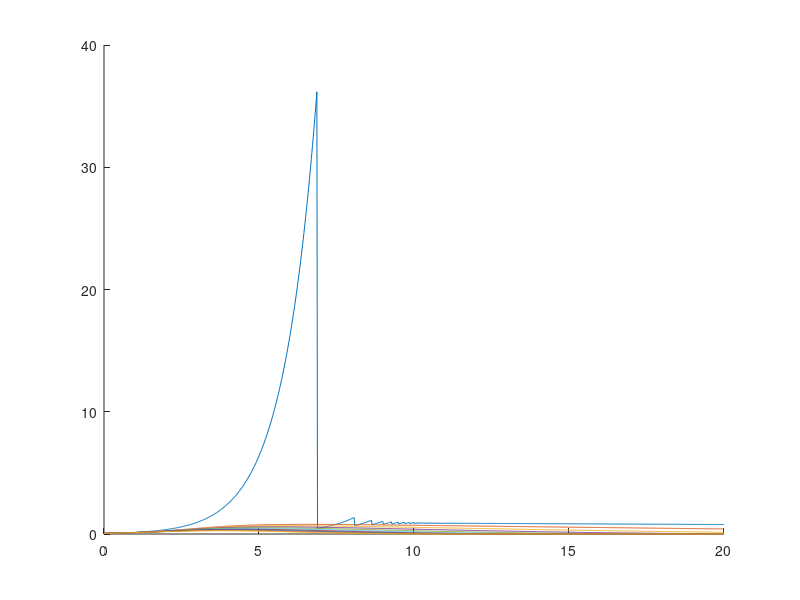

Recreate this plot in MATLAB.
global r = 1.0;
global K = 1.0;
global r_v = 0.2;
global s_0 = 0.05;

function s = s(t)
	global r; global K; global r_v; global s_0;
	s = exp(r.*t.*(K - r_v .* t ./ 2)) ./ (1 ./ s_0 + sqrt(pi .* r ./ (2 * r_v)) .* exp( 0.5 * r ./ r_v .* K.^2) .* ( erf( sqrt(0.5 * r ./ r_v) .* (r_v .* t - K)) - erf(- sqrt(0.5 * r ./ r_v) .* K)));
end

function [s, jac] = minimizee(t)
	global r; global K; global r_v; global s_0;
	s = exp(r.*t.*(K - r_v .* t ./ 2)) ./ (1 ./ s_0 + sqrt(pi .* r ./ (2 * r_v)) .* exp( 0.5 * r ./ r_v .* K.^2) .* ( erf( sqrt(0.5 * r ./ r_v) .* (r_v .* t - K)) - erf(- sqrt(0.5 * r ./ r_v) .* K))) - (K - r_v * t);
	jac = r * s * (K - s - r_v * t) + r_v;
end

D = linspace(0.06, 1.0, 10);
T = linspace(0, 20, 1000);
hold on
for i = 1:length(D)
	r_v = 0.2*D(i);
	plot(T, s(T));
end
hold off
pause

